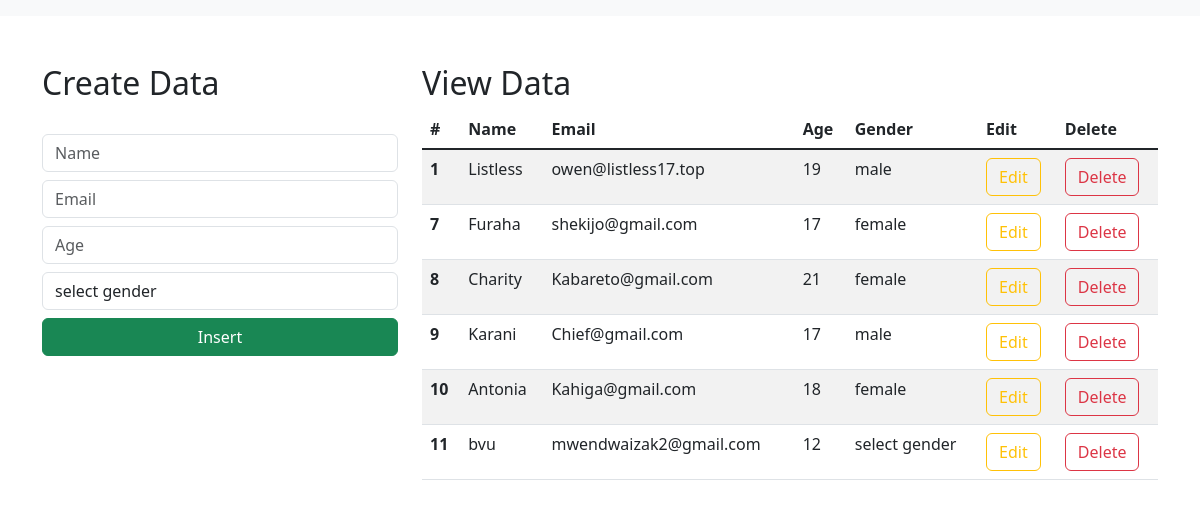
The page / on the database its author committed.
### crud_py/models.py (models this page shows)
class Student(models.Model):
    name=models.CharField(max_length=30,blank=False,null=False)
    email=models.EmailField()
    age=models.IntegerField()
    gender=models.CharField(max_length=30,blank=False,null=False)

### crud_py/views.py (the view)
# urls.py: path('', views.index, name='my_homepage'),
def index(request):
    data = Student.objects.all()
    context = {"data": data}
    return render(request, "index.html", context)

### templates/index.html (shortened to what this page needs)
<html lang="en">
    <link href="https://cdn.jsdelivr.net/npm/bootstrap@5.3.0-alpha1/dist/css/bootstrap.min.css" rel="stylesheet">
  <head>
  </head>
  <body>
    <nav class="navbar navbar-expand-lg bg-body-tertiary">
      </nav>
      <div class="container mt-5">
        <div class="row">
            <div class="col-md-4">
                <h2>Create Data</h2>
                <br>
                <form action="/insert" method="post">
                    <div class="form-group">
                        <input type="text" class="form-control" placeholder="Name" name="name" required>
                    </div>
                    <div class="form-group">
                        <input type="email" class="form-control  mt-2" placeholder="Email" name="email" required>
                    </div>
                    <div class="form-group">
                        <input type="number" class="form-control  mt-2" placeholder="Age" name="age" required>
                    </div>
                    <div class="form-group mt-2">
                        <select id="gender" name="gender" class="form-control" required>
                            <option selected>select gender</option>
                        </select>
                    </div>
                    <div class="d-grid gap-2">
                        <button class="btn btn-success mt-2" type="submit">Insert</button>
                    </div>
                </form>
            </div>
            <div class="col-md-8">
                <h2>View Data</h2>
                <table class="table table-striped table-hover">
                    <thead>
                      <tr>
                        <th scope="col">#</th>
                        <th scope="col">Name</th>
                        <th scope="col">Email</th>
                        <th scope="col">Age</th>
                        <th scope="col">Gender</th>
                        <th scope="col">Edit</th>
                        <th scope="col">Delete</th>
                      </tr>
                    </thead>
                    <tbody class="table-group-divider">
                    {% for d in data %}
                      <tr>
                        <th scope="row">{{d.id}}</th>
                        <td>{{d.name}}</td>
                        <td>{{d.email}}</td>
                        <td>{{d.age}}</td>
                        <td>{{d.gender}}</td>
                        <td><a href="/update/{{d.id}}" type="button" class="btn btn-outline-warning">Edit</a></td>
                        <td><a href="/delete/{{d.id}}" type="button" class="btn btn-outline-danger">Delete</a></td>
                      </tr>
                    {% endfor %}
                    </tbody>
                  </table>
            </div>
        </div>
      </div>
  </body>
</html>

### rows shown on the page
Student: id "1", name "Listless", email "owen@listless17.top", age "19", gender "male"
Student: id "7", name "Furaha", email "shekijo@gmail.com", age "17", gender "female"
Student: id "8", name "Charity", email "Kabareto@gmail.com", age "21", gender "female"
Student: id "9", name "Karani", email "Chief@gmail.com", age "17", gender "male"
Student: id "10", name "Antonia", email "Kahiga@gmail.com", age "18", gender "female"
Student: id "11", name "bvu", email "mwendwaizak2@gmail.com", age "12", gender "select gender"
